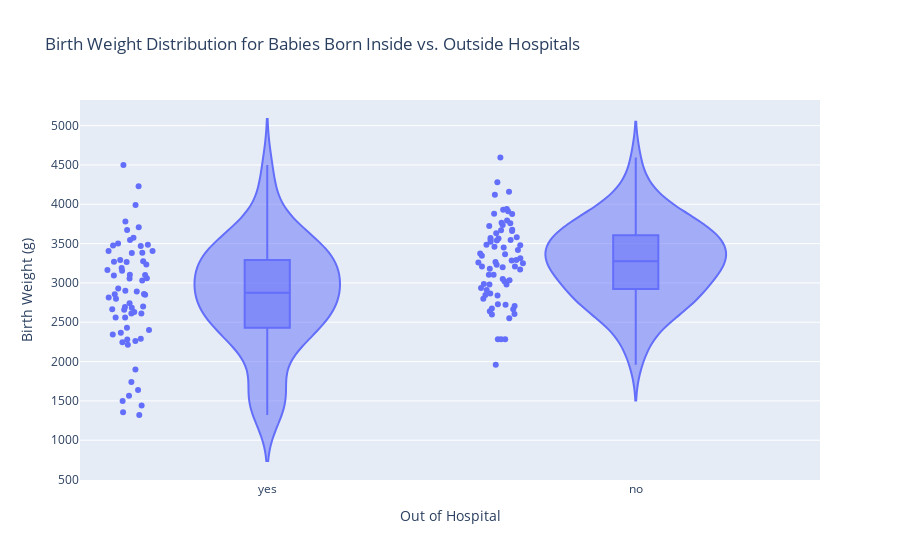

The notebook cell saved with this chart:
### Code cell
fig = px.violin(df, x='OutofHospital', y='Birth weight', 
                labels={"OutofHospital": "Out of Hospital", "Birth weight": "Birth Weight (g)"},
                title="Birth Weight Distribution for Babies Born Inside vs. Outside Hospitals",
                box=True, points="all")

fig.show()

# export plotly figures to html
import plotly.io as pio
pio.write_html(fig, file='fig/baby/violin1.html', auto_open=False)

### Figure 1 — Plotly figure (JSON) as saved in the notebook; plotly's stock layout.template omitted (floating-point values rounded to 4 significant figures; data arrays with more than 128 entries replaced by an {"elided": "..."} marker saying what was removed)
{"data": [{"alignmentgroup": "True", "box": {"visible": true}, "hovertemplate": "Out of Hospital=%{x}<br>Birth Weight (g)=%{y}<extra></extra>", "legendgroup": "", "marker": {"color": "#636efa"}, "name": "", "offsetgroup": "", "orientation": "v", "points": "all", "scalegroup": "True", "showlegend": false, "type": "violin", "x": {"elided": "138 str values"}, "x0": " ", "xaxis": "x", "y": {"elided": "138 int values"}, "y0": " ", "yaxis": "y"}], "layout": {"legend": {"tracegroupgap": 0}, "title": {"text": "Birth Weight Distribution for Babies Born Inside vs. Outside Hospitals"}, "violinmode": "group", "xaxis": {"anchor": "y", "domain": [0, 1], "title": {"text": "Out of Hospital"}}, "yaxis": {"anchor": "x", "domain": [0, 1], "title": {"text": "Birth Weight (g)"}}}}
